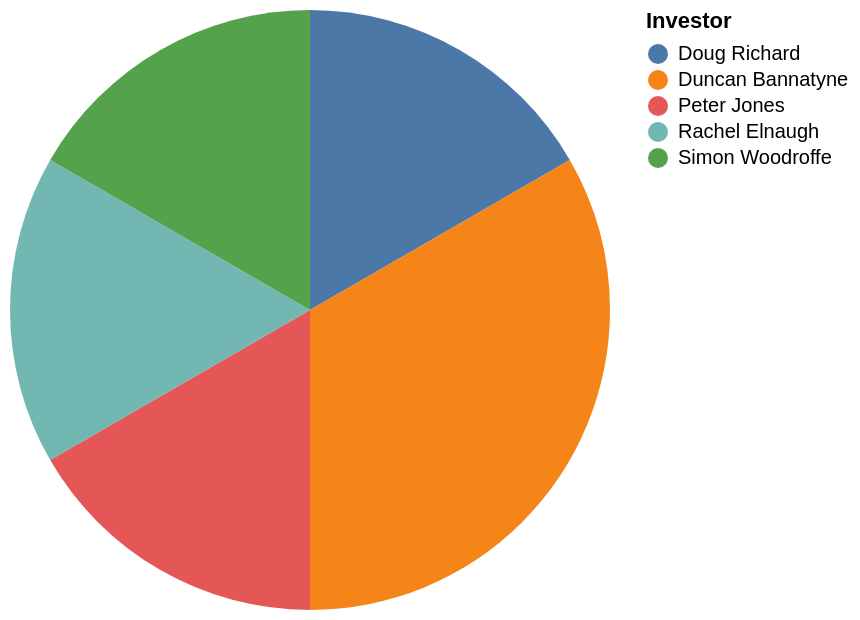

Specify this chart in Vega-Lite:
### Vega-Lite specification from a JSON file in a GitHub repository (floating-point values rounded to 4 significant figures)
{"data": {"values": [{"x_data": "Doug Richard", "y_data": 1}, {"x_data": "Duncan Bannatyne", "y_data": 2}, {"x_data": "Peter Jones", "y_data": 1}, {"x_data": "Rachel Elnaugh", "y_data": 1}, {"x_data": "Simon Woodroffe", "y_data": 1}]}, "mark": "arc", "encoding": {"theta": {"field": "y_data", "type": "quantitative", "title": "COUNT(*)"}, "color": {"field": "x_data", "type": "nominal", "title": "Investor"}}}
